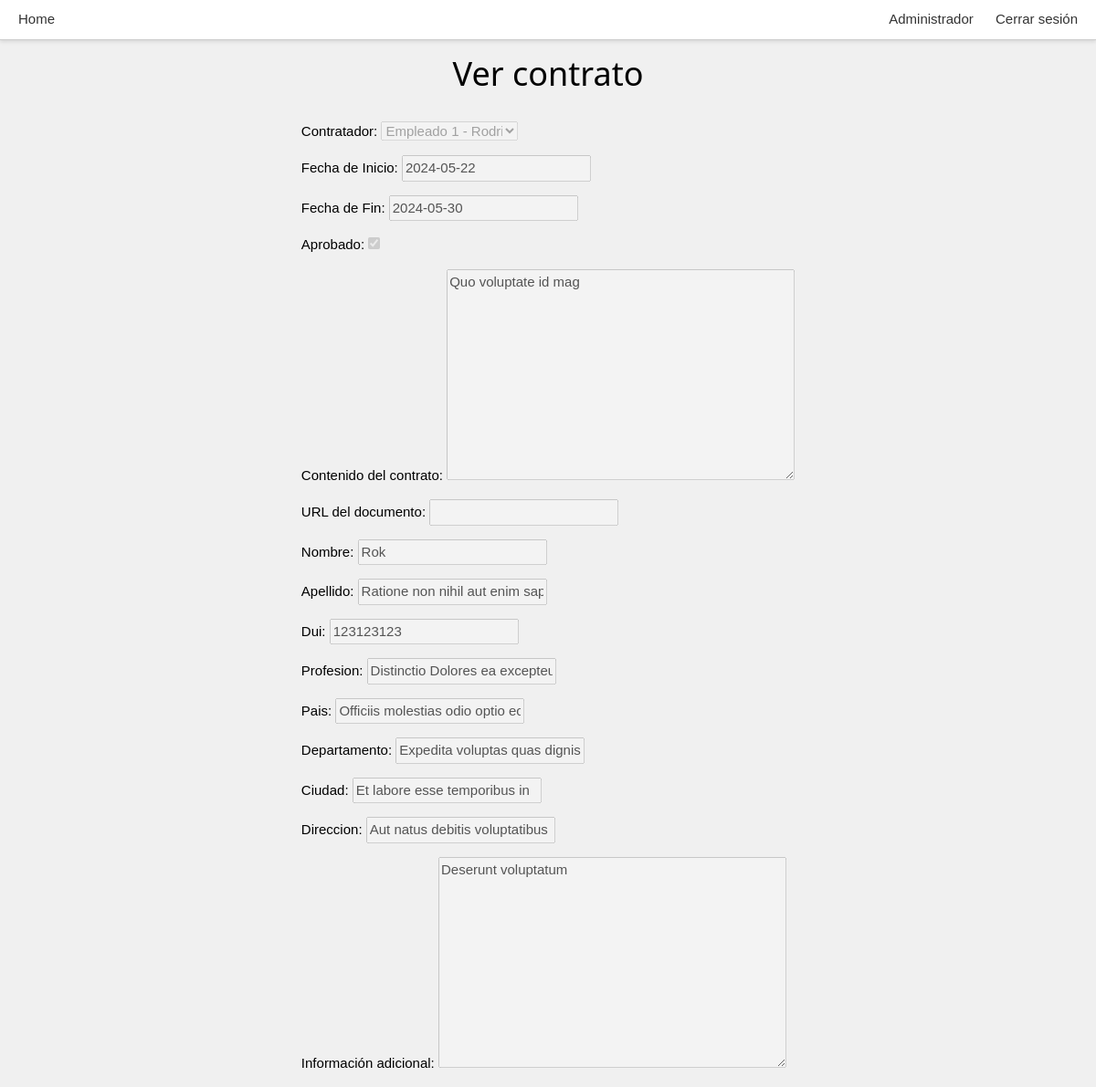
The page /contratos/34/ver/ (signed in) on the database as committed earlier.
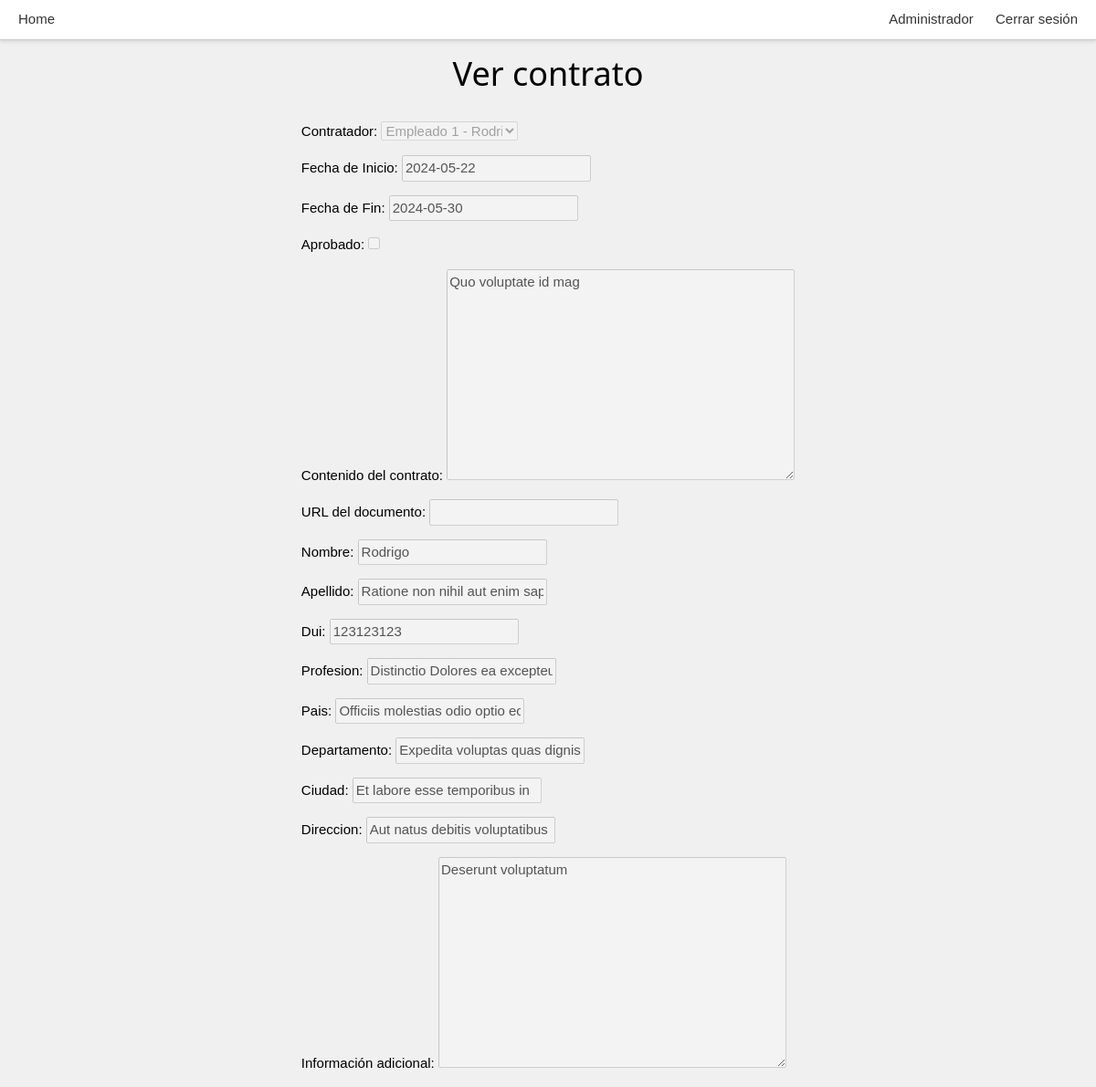
The same page on the database as committed later.
### Sistema/models.py (models this page shows, shortened)
class Persona(models.Model):
    personaId = models.AutoField(primary_key=True)
    apellido = models.CharField(max_length=100)
    nombre = models.CharField(max_length=100)
    dui = models.CharField(max_length=10, null=True, blank=True)

### GestionCentroComercial/utils.py (the view)
    def wrapper(request, *args, **kwargs):
        if request.user.is_authenticated:
            return view_func(request, *args, **kwargs)
        else:
            return redirect(reverse('login'))

### GestionContratos/forms.py (shortened to what this page needs)
class ContratoForm(forms.Form):
    contratador = forms.ModelChoiceField(queryset=Empleado.objects.all(), label="Contratador", disabled=True)
    fechaInicio = forms.DateField(label="Fecha de Inicio", widget=forms.DateInput(attrs={'class': 'datepicker'}))
    fechaFin = forms.DateField(label="Fecha de Fin", widget=forms.DateInput(attrs={'class': 'datepicker'}))
    aprobado = forms.BooleanField(initial=False, required=False, disabled=True, label="Aprobado")
    contenido = forms.CharField(widget=forms.Textarea, label="Contenido del contrato")
    archivo = forms.URLField(label='URL del documento', required=False)

class EmpleadoForm(forms.Form):
    nombre = forms.CharField(max_length=50)
    apellido = forms.CharField(max_length=50)
    dui = forms.IntegerField(widget=forms.TextInput(attrs={'maxlength': '9'}))
    profesion = forms.CharField(max_length=50)
    pais = forms.CharField(max_length=50)
    departamento = forms.CharField(max_length=50)
    ciudad = forms.CharField(max_length=50)
    direccion = forms.CharField(max_length=100)
    informacionAdicional = forms.CharField(widget=forms.Textarea, label="Información adicional", required=False)

### GestionContratos/templates/formularioContratoEmpleado.html
{% extends 'formularioContratoBase.html' %}
{% block formularioContratoBase %}
{{formEmpleado.as_p}}
{% endblock %}

Rows that differ between the two databases and show on the page:
changed Persona "Ratione non nihil aut enim sapiente do eveniet is": nombre "Rok" → "Rodrigo"
Other text that changed with them:
form field aprobado: "☑" → "☐"
